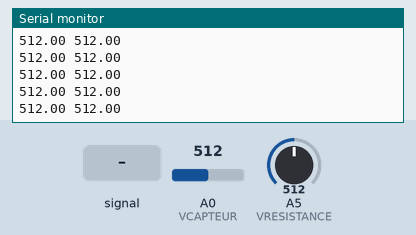
Bench run of a sketch on a simulated Arduino Uno, built with avr-gcc and run on an emulated ATmega328P. Shown: the last lines printed to the serial monitor. The test bench sets the inputs (shaded band); at power-on: A0 (VCAPTEUR) = 512, A5 (VRESISTANCE) = 512.

Above: at 1.2 s.
1.3 s: A0 (VCAPTEUR) fed a 200 Hz sine of ±81 counts around its level
At 1.8 s:
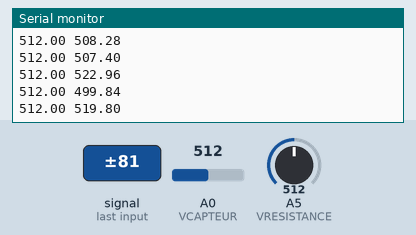
4.3 s: A0 (VCAPTEUR) set to 716
At 5.1 s:
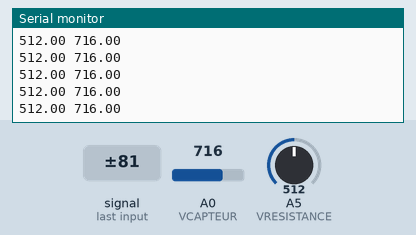
5.8 s: A5 (VRESISTANCE) set to 716
At 6.4 s:
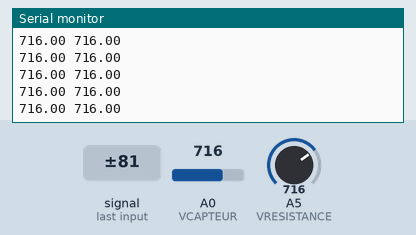
7.3 s: A0 (VCAPTEUR) set to 900
At 7.8 s:
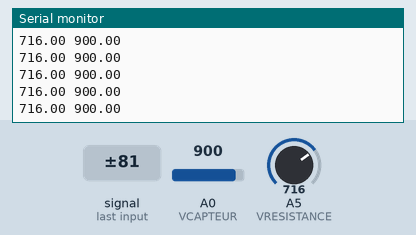
8.8 s: A5 (VRESISTANCE) set to 900
At 9.7 s:
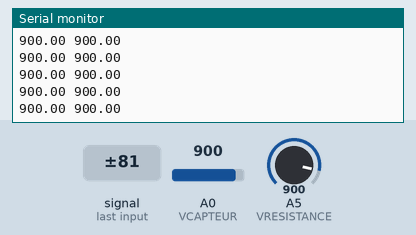
Timing chart, 0 to 11.3 s (numbered marks = the images above; inputs shaded):
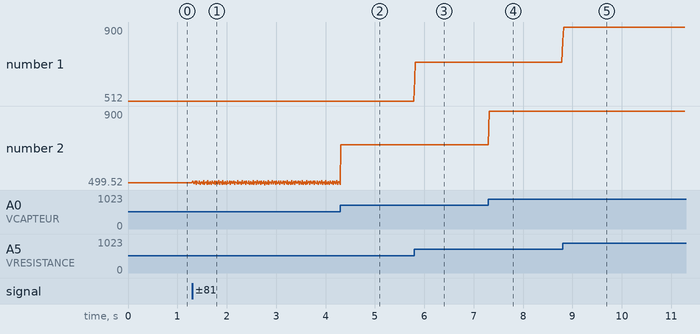

Measured:
- after the input at 1.3 s, the serial monitor: prints a new line at once (image 1)
- after the input at 7.3 s, the serial monitor: prints a new line at once (image 4)
- after the input at 8.8 s, the serial monitor: prints a new line at once (image 5)
- plotted number 2: 512 → 501.56 after the input at 1.3 s, 716 → 900 after the input at 7.3 s

The sketch:

radiohm.ino
```cpp
// Pin des capteurs
int VCAPTEUR = A0;
int VRESISTANCE = A5;

// Acquisitions par seconde
int nbParSeconde = 100;
int temps;
int nbmoy = 25;

float potCapteur;
float potResistance;

void setup() {
  Serial.begin(9600);
  while (!Serial) {
    ;
  }

  pinMode(VCAPTEUR, INPUT);
  pinMode(VRESISTANCE, INPUT);
}

void loop() {
  potCapteur = 0.0;
  potResistance = 0.0;
  for (int i = 0; i < nbmoy; i++){
    potCapteur += analogRead(VCAPTEUR);
    potResistance += analogRead(VRESISTANCE);
  }

  potCapteur = potCapteur/nbmoy;
  potResistance = potResistance/nbmoy;

  Serial.print(potResistance);
  Serial.print(" ");
  Serial.println(potCapteur);
  temps = 1000/nbParSeconde;
  delay(temps);

}
```
